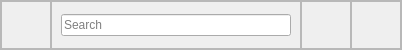
        <widget class="QFrame" name="Top">
         <property name="maximumSize">
          <size>
           <width>16777215</width>
           <height>50</height>
          </size>
         </property>
         <property name="frameShape">
          <enum>QFrame::StyledPanel</enum>
         </property>
         <property name="frameShadow">
          <enum>QFrame::Raised</enum>
         </property>
         <layout class="QHBoxLayout" name="horizontalLayout_4">
          <property name="spacing">
           <number>0</number>
          </property>
          <property name="leftMargin">
           <number>0</number>
          </property>
          <property name="topMargin">
           <number>0</number>
          </property>
          <property name="rightMargin">
           <number>0</number>
          </property>
          <property name="bottomMargin">
           <number>0</number>
          </property>
          <item>
           <widget class="QFrame" name="menuButton">
            <property name="minimumSize">
             <size>
              <width>50</width>
              <height>0</height>
             </size>
            </property>
            <property name="maximumSize">
             <size>
              <width>50</width>
              <height>16777215</height>
             </size>
            </property>
            <property name="frameShape">
             <enum>QFrame::StyledPanel</enum>
            </property>
            <property name="frameShadow">
             <enum>QFrame::Raised</enum>
            </property>
            <layout class="QHBoxLayout" name="horizontalLayout_5">
             <item>
              <widget class="QPushButton" name="menu_button">
               <property name="styleSheet">
                <string notr="true">QPushButton#menu_button {
    border: none;
    outline: none;
}
</string>
               </property>
               <property name="text">
                <string/>
               </property>
               <property name="icon">
                <iconset resource="SVG.qrc">
                 <normaloff>:/SVG/SVG/menu, more, detail, list, interface.svg</normaloff>:/SVG/SVG/menu, more, detail, list, interface.svg</iconset>
               </property>
               <property name="iconSize">
                <size>
                 <width>16</width>
                 <height>16</height>
                </size>
               </property>
              </widget>
             </item>
            </layout>
           </widget>
          </item>
          <item>
           <widget class="QFrame" name="Search">
            <property name="frameShape">
             <enum>QFrame::StyledPanel</enum>
            </property>
            <property name="frameShadow">
             <enum>QFrame::Raised</enum>
            </property>
            <layout class="QHBoxLayout" name="horizontalLayout_9">
             <item>
              <widget class="QLineEdit" name="Search_input">
               <property name="sizePolicy">
                <sizepolicy hsizetype="Expanding" vsizetype="Fixed">
                 <horstretch>0</horstretch>
                 <verstretch>0</verstretch>
                </sizepolicy>
               </property>
               <property name="minimumSize">
                <size>
                 <width>230</width>
                 <height>0</height>
                </size>
               </property>
               <property name="placeholderText">
                <string>Search</string>
               </property>
              </widget>
             </item>
            </layout>
           </widget>
          </item>
          <item>
           <widget class="QFrame" name="searchButton">
            <property name="maximumSize">
             <size>
              <width>50</width>
              <height>16777215</height>
             </size>
            </property>
            <property name="frameShape">
             <enum>QFrame::StyledPanel</enum>
            </property>
            <property name="frameShadow">
             <enum>QFrame::Raised</enum>
            </property>
            <layout class="QHBoxLayout" name="horizontalLayout_6">
             <item>
              <widget class="QPushButton" name="search_button">
               <property name="styleSheet">
                <string notr="true">QPushButton#search_button {
    border: none;
    outline: none;
}</string>
               </property>
               <property name="text">
                <string/>
               </property>
               <property name="icon">
                <iconset resource="SVG.qrc">
                 <normaloff>:/SVG/SVG/search, magnifying glass, find, magnifier, zoom.svg</normaloff>:/SVG/SVG/search, magnifying glass, find, magnifier, zoom.svg</iconset>
               </property>
               <property name="iconSize">
                <size>
                 <width>16</width>
                 <height>16</height>
                </size>
               </property>
              </widget>
             </item>
            </layout>
           </widget>
          </item>
          <item>
           <widget class="QFrame" name="settings">
            <property name="maximumSize">
             <size>
              <width>50</width>
              <height>16777215</height>
             </size>
            </property>
            <property name="frameShape">
             <enum>QFrame::StyledPanel</enum>
            </property>
            <property name="frameShadow">
             <enum>QFrame::Raised</enum>
            </property>
            <layout class="QHBoxLayout" name="horizontalLayout_8">
             <item>
              <widget class="QPushButton" name="setting_button">
               <property name="styleSheet">
                <string notr="true">QPushButton#setting_button {
    border: none;
    outline: none;
}</string>
               </property>
               <property name="text">
                <string/>
               </property>
               <property name="icon">
                <iconset resource="SVG.qrc">
                 <normaloff>:/SVG/SVG/settings, preferences, options, gear, cog.svg</normaloff>:/SVG/SVG/settings, preferences, options, gear, cog.svg</iconset>
               </property>
               <property name="iconSize">
                <size>
                 <width>16</width>
                 <height>16</height>
                </size>
               </property>
              </widget>
             </item>
            </layout>
           </widget>
          </item>
         </layout>
        </widget>
